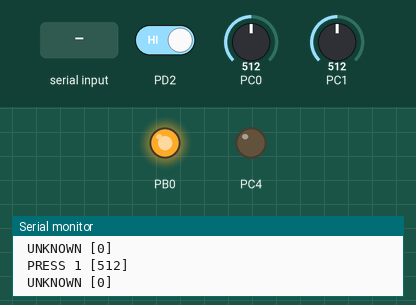
Simulated run of this program. Board: ATmega328P, built with avr-gcc and emulated at 8 MHz. On the bench: output pins drawn as LEDs (lit = HIGH), the last lines printed to the serial monitor. The inputs (shaded band) are chosen by the test bench; at power-on: PD2 HIGH, PC0 = 512, PC1 = 512. Sleep ends after the set time or at an interrupt.

Above: at 1.2 s.
1.3 s: PD2 driven LOW
At 2.3 s:
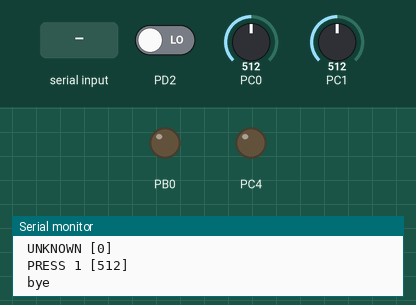
2.8 s: "test\n" received over Serial
At 3.7 s:
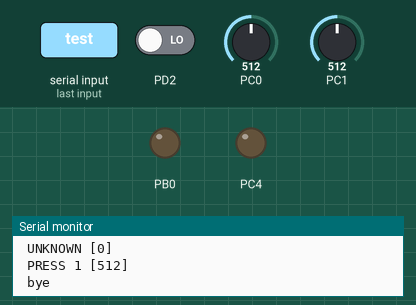
4.3 s: byte 13 (13) received over Serial
At 5.2 s:
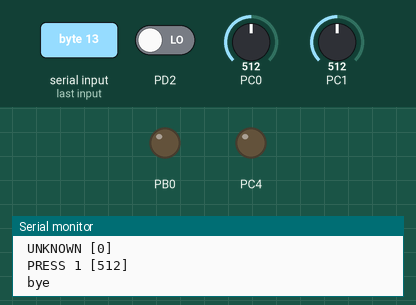
5.8 s: byte 127 (127) received over Serial
At 6.5 s:
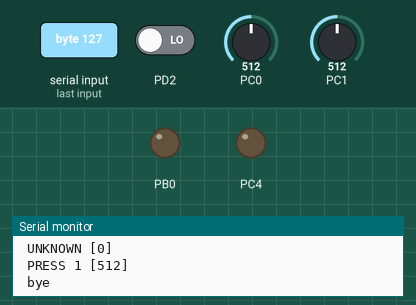
7.3 s: "timer\n" received over Serial
At 8.4 s:
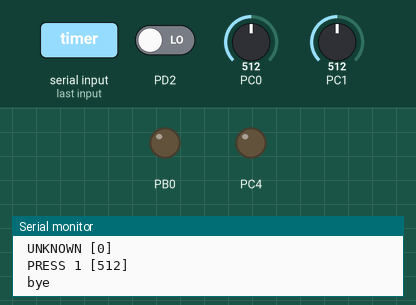
8.8 s: PD2 driven HIGH
At 10.1 s:
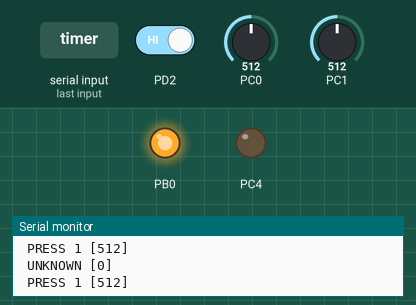
Timing chart, 0 to 11.3 s (numbered marks = the images above; inputs shaded):
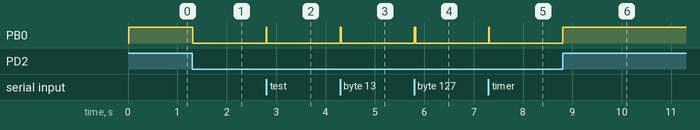

The program:

main.cpp
```cpp
/********************************************************************************
Includes
********************************************************************************/

#include <avr/io.h>
#include <avr/interrupt.h>
#include <avr/sleep.h>
#include <stdio.h>
#include <stdlib.h>
#include <string.h>
#include <util/delay.h>

#include "../atmega328/mtimer.h"

#ifdef	__cplusplus
extern "C" {
#endif
#include "../atmega328/usart.h"

#ifdef	__cplusplus
}
#endif

/********************************************************************************
	Macros and Defines
********************************************************************************/
#define BUTTON_SET_0_PRESSED_FLAG  0
#define BUTTON_SET_1_PRESSED_FLAG  1
#define MP3_ENABLED_FLAG           2
#define BUTTON_PRESSED_MAX_COUNT  10

#define SWITCH_ON_MP3 _on(PB0, PORTB)
#define SWITCH_OFF_MP3 _off(PB0, PORTB)

/********************************************************************************
	Function Prototypes
********************************************************************************/
uint16_t adc_read(uint8_t adcx);
void handle_button_set_0();
void handle_button_set_1();

/********************************************************************************
	Global Variables
********************************************************************************/
volatile uint8_t gen_flag_register = 0;

volatile uint8_t button_set_0_count = 0;
volatile uint32_t button_set_0_value = 0;

volatile uint8_t button_set_1_count = 0;
volatile uint32_t button_set_1_value = 0;

/********************************************************************************
	Interrupt Service
********************************************************************************/
ISR(USART_RX_vect)
{
	handle_usart_interrupt();
}

ISR(TIMER1_OVF_vect)
{
	incrementOvf();
}

ISR(INT0_vect)
{
	//printf("\n%i", index++);
}

/********************************************************************************
	Main
********************************************************************************/
int main(void) {

    // initialize code
	usart_init();

    // enable interrupts
    sei();

    // Init timer1
    initTimer();

    // Init GPIO
    _in(DDC0, DDRC); // Analog input 0
    _in(DDC1, DDRC); // Analog input 1
    _in(DDD2, DDRD); // INT0 input
    _out(DDB0, DDRB); // OUT Control 12V MP3

    _in(DDC2, DDRC); // Input
    _in(DDC3, DDRC); // Input
    _in(DDC4, DDRC); // Input
    _in(DDC5, DDRC); // Input

    PORTC = 0;

    SWITCH_OFF_MP3;

    // GPIO Interrupt
    EICRA = (0<<ISC11)|(0<<ISC10)|(1<<ISC01)|(1<<ISC00);
    EIMSK = (0<<INT1)|(1<<INT0);

    // Configure Sleep Mode
    SMCR = (0<<SM2)|(1<<SM1)|(0<<SM0)|(0<<SE);

    // Enable the ADC
    ADCSRA |= _BV(ADEN);

	// Output initialization log
    printf("Start ATMEGA328.");
    printf(CONSOLE_PREFIX);

	// main loop
    while (1) {
    	// main usart loop
    	usart_check_loop();

    	handle_button_set_0();

    	handle_button_set_1();

    	if ((GET_REG1_FLAG(PIND, PD2)) == 0) {
    		SWITCH_OFF_MP3;

    		debug_print("\n bye");
    		sleep_enable();
    		sleep_cpu();
    		sleep_disable();
    		debug_print("\n Hi!");

    		if (GET_REG1_FLAG(gen_flag_register, MP3_ENABLED_FLAG)) {
    			SWITCH_ON_MP3;
    		}
    	}

    }
}

/********************************************************************************
	Functions
********************************************************************************/
void handle_usart_cmd(char *cmd, char *args) {

	if (strcmp(cmd, "test") == 0) {
		printf("\n TEST [%s]", args);
	}

	else if (strcmp(cmd, "timer") == 0) {
		//uint16_t value = atoi(args);
	}

	else if (strcmp(cmd, "adc") == 0) {
		printf("\n ADS [%u]", adc_read(MUX0));
	}

	else if (strcmp(cmd, "sleep") == 0) {
		printf("\n bye");
		sleep_enable();
		sleep_cpu();
		sleep_disable();
		printf("\n Hi!");
	}

	else if (strcmp(cmd, "pb0_on") == 0) {
		SWITCH_ON_MP3;
		SET_REG1_FLAG(gen_flag_register, MP3_ENABLED_FLAG);
	}

	else if (strcmp(cmd, "pb0_off") == 0) {
		SWITCH_OFF_MP3;
		CLR_REG1_FLAG(gen_flag_register, MP3_ENABLED_FLAG);
	}

	else if (strcmp(cmd, "pb0") == 0) {
		if (GET_REG1_FLAG(PORTB, PB0)) {
    		SWITCH_OFF_MP3;
    		CLR_REG1_FLAG(gen_flag_register, MP3_ENABLED_FLAG);
		} else {
    		SWITCH_ON_MP3;
    		SET_REG1_FLAG(gen_flag_register, MP3_ENABLED_FLAG);
		}
	}

	else {
		printf("\n unknown [%s][%s]", cmd, args);
	}
}

void handle_button_set_0() {
	uint16_t mux0Value = adc_read(MUX0);

	if (mux0Value > 220) {
		if (GET_REG1_FLAG(gen_flag_register, BUTTON_SET_0_PRESSED_FLAG)) {
	    	if ( (button_set_0_value > 501) & (button_set_0_value < 800) ) { // 604 MIX

	    		if (GET_REG1_FLAG(PORTB, PB0)) {
		    		SWITCH_OFF_MP3;
		    		CLR_REG1_FLAG(gen_flag_register, MP3_ENABLED_FLAG);
	    		} else {
		    		SWITCH_ON_MP3;
		    		SET_REG1_FLAG(gen_flag_register, MP3_ENABLED_FLAG);
	    		}

	    		debug_print("\n PRESS 1 [%lu]", button_set_0_value);
	    		button_set_0_value = 0;
	    	}

	    	else if ( (button_set_0_value > 401) & (button_set_0_value < 500) ) { // Channel 1 {448}
	    		debug_print("\n PRESS 2 [%lu]", button_set_0_value);
	    	}

	    	else if ( (button_set_0_value > 281) & (button_set_0_value < 400) ) { // Channel 2 {305, 312}
	    		debug_print("\n PRESS 3 [%lu]", button_set_0_value);
	    	}

	    	else if ( (button_set_0_value > 220) & (button_set_0_value < 280) ) { // Channel 3 {227, 231}
	    		debug_print("\n PRESS 4 [%lu]", button_set_0_value);
	    	}

	    	else {
	    		debug_print("\n UNKNOWN [%lu]", button_set_0_value);
	    	}
		} else {
			if (button_set_0_count >= BUTTON_PRESSED_MAX_COUNT) {
				SET_REG1_FLAG(gen_flag_register, BUTTON_SET_0_PRESSED_FLAG);
				button_set_0_value = mux0Value;
				button_set_0_count = 0;
			} else {
				button_set_0_count++;
			}
		}
	} else if(GET_REG1_FLAG(gen_flag_register, BUTTON_SET_0_PRESSED_FLAG)) {
		CLR_REG1_FLAG(gen_flag_register, BUTTON_SET_0_PRESSED_FLAG);
		debug_print("\n -> END <-");
		button_set_0_value = 0;
	}
}

void handle_button_set_1() {
	uint16_t mux1Value = adc_read(MUX1);

	if (mux1Value > 100) {
		if (GET_REG1_FLAG(gen_flag_register, BUTTON_SET_1_PRESSED_FLAG)) {
			if ( (button_set_1_value > 401) & (button_set_1_value < 600) ) { // 551 CD |547
				_out(DDC4, DDRC);
				debug_print("\n PRESS 1 [%lu]", button_set_1_value);
			}

			else if ( (button_set_1_value > 301) & (button_set_1_value < 400) ) { // 352 PREV
				_out(DDC5, DDRC);
				debug_print("\n PRESS 2 [%lu]", button_set_1_value);
			}

			else if ( (button_set_1_value > 201) & (button_set_1_value < 300) ) { // 271 NEXT
				_out(DDC3, DDRC);
				debug_print("\n PRESS 3 [%lu]", button_set_1_value);
			}

			/*

			else if ( (button_set_1_value > 220) & (button_set_1_value < 250) ) { // 240 MENU
				debug_print("\n PRESS 4 [%lu]", button_set_1_value);
			}

			else if ( (button_set_1_value > 201) & (button_set_1_value < 230) ) { // 224 AS
				debug_print("\n PRESS 7 [%lu]", button_set_1_value);
			}

			else if (_between(button_set_1_value, 206)) { // 206 AM
				debug_print("\n PRESS 6 [%lu]", button_set_1_value);
			}

			*/

			else if ( (button_set_1_value > 160 ) & (button_set_1_value < 200) ) { // 184 FM
				_out(DDC2, DDRC);
				debug_print("\n PRESS 5 [%lu]", button_set_1_value);
			}

			else {
				debug_print("\n UNKNOWN [%lu]", button_set_1_value);
			}
		} else {
			if (button_set_1_count >= BUTTON_PRESSED_MAX_COUNT) {
				SET_REG1_FLAG(gen_flag_register, BUTTON_SET_1_PRESSED_FLAG);
				button_set_1_value = mux1Value;
				button_set_1_count = 0;
			} else {
				button_set_1_count++;
			}
		}
	} else if (GET_REG1_FLAG(gen_flag_register, BUTTON_SET_1_PRESSED_FLAG)) {
		CLR_REG1_FLAG(gen_flag_register, BUTTON_SET_1_PRESSED_FLAG);
		_in(DDC5, DDRC);
		_in(DDC4, DDRC);
		_in(DDC3, DDRC);
		_in(DDC2, DDRC);
		button_set_1_value = 0;

		debug_print("\n -> END <-");
	}
}

uint16_t adc_read(uint8_t adcx) {
	/* adcx is the analog pin we want to use.  ADMUX's first few bits are
	 * the binary representations of the numbers of the pins so we can
	 * just 'OR' the pin's number with ADMUX to select that pin.
	 * We first zero the four bits by setting ADMUX equal to its higher
	 * four bits. */
	ADMUX = adcx;
	ADMUX |= (0<<REFS1)|(1<<REFS0)|(0<<ADLAR);

	_delay_us(300);

	/* This starts the conversion. */
	ADCSRA |= _BV(ADSC);

	/* This is an idle loop that just wait around until the conversion
	 * is finished.  It constantly checks ADCSRA's ADSC bit, which we just
	 * set above, to see if it is still set.  This bit is automatically
	 * reset (zeroed) when the conversion is ready so if we do this in
	 * a loop the loop will just go until the conversion is ready. */
	while ( (ADCSRA & _BV(ADSC)) );

	/* Finally, we return the converted value to the calling function. */
	return ADC;
}
```

mtimer.cpp
```cpp
/********************************************************************************
Includes
********************************************************************************/

#include "mtimer.h"

volatile uint32_t timer1_ovf_count = 0;

/**
 * Initialize timer.
 */
void initTimer() {
    TCCR1B = (1<<CS12)|(0<<CS11)|(1<<CS10);
	_on(TOIE1, TIMSK1);
}

void incrementOvf() {
	timer1_ovf_count++;
}

/**
 * Returns elapsed time in milliseconds starting with given startTime (in cpu cicles).
 * Figure valid for clkI/O/1024 (From prescaler) and clk = 8 Mhz
 */
uint32_t getElapsedMilliseconds(uint64_t startTime) {
	uint64_t endTime = getCurrentTimeCicles();
	uint64_t diff = (endTime - startTime);

	return (uint32_t) ((diff * 10000) / 78125);
}

/**
 * Returns cpu cicles needed to reach given period of seconds.
 */
uint64_t convertSecondsToCicles(uint16_t value) {
	return (value == 0) ? 0: getCurrentTimeCicles() + ((value * 78125) / 10);
}

/**
 * Returns current cpu cicles counted so far by Timer 1 (48 bits - 7812.5 per second, max value ~1142 years, should be enough).
 * Figure valid for clkI/O/1024 (From prescaler) and clk = 8 Mhz
 */
uint64_t getCurrentTimeCicles() {
	uint32_t highValue = timer1_ovf_count;
	uint16_t lowValue = TCNT1;

	if (lowValue < 4) {
		highValue = timer1_ovf_count;
	}

	return _to_uint64(highValue, lowValue);
}
```

mtimer.h
```cpp
/********************************************************************************
Includes
********************************************************************************/
#include <avr/io.h>
#include <stdio.h>
#include "../common/util.h"

/********************************************************************************
	Macros and Defines
********************************************************************************/

/********************************************************************************
Function Prototypes
********************************************************************************/
void initTimer();
void incrementOvf();
uint64_t convertSecondsToCicles(uint16_t value);
uint64_t getCurrentTimeCicles();
uint32_t getElapsedMilliseconds(uint64_t startTime);
```

usart.c
```cpp
/********************************************************************************
Includes
********************************************************************************/
#include "usart.h"
#include <string.h>

/********************************************************************************
Internal Function Prototypes
********************************************************************************/
void parse_usart_cmd();

/********************************************************************************
Global Variables
********************************************************************************/
static FILE mystdout = FDEV_SETUP_STREAM(usart_putchar_printf, NULL, _FDEV_SETUP_WRITE);

volatile uint8_t usart_reg1_flags = 0;
volatile uint8_t usart_cmd_buffer[255];
volatile uint8_t usart_cmd_buffer_count = 0;

void usart_init() {
    // Set baud rate
    UBRR0H = (uint8_t)((MYUBRR)>>8);
    UBRR0L = (uint8_t)(MYUBRR);

    // Enable receiver and transmitter and Interrupt on receive complete
    UCSR0B = (1<<RXEN0)|(1<<TXEN0)|(1<<RXCIE0);

    // Set frame format: 8data, 2stop bit, Odd Parity
    UCSR0C = (1<<UPM01)|(1<<UPM00)|(1<<USBS0)|(1<<UCSZ01)|(1<<UCSZ00);

    // setup our stdio stream
    stdout = &mystdout;
}

void usart_putchar(char data) {
    // Wait for empty transmit buffer
    while ( !(UCSR0A & (_BV(UDRE0))) );

    // Start transmission
    UDR0 = data;
}

char usart_getchar(void) {
    // Wait for incoming data
    while ( !(UCSR0A & (_BV(RXC0))) );

    // Return the data
    return UDR0;
}

unsigned char usart_kbhit(void) {
    //return nonzero if char waiting polled version
    unsigned char b;
    b=0;
    if(UCSR0A & (1<<RXC0)) b=1;
    return b;
}

void usart_pstr(char *s) {
    // loop through entire string
    while (*s) {
        usart_putchar(*s);
        s++;
    }
}

// this function is called by printf as a stream handler
int usart_putchar_printf(char var, FILE *stream) {
    // translate \n to \r for br@y++ terminal
    if (var == '\n') usart_putchar('\r');
    usart_putchar(var);
    return 0;
}

void handle_usart_interrupt() {
	uint8_t usart_data = UDR0;

	switch (usart_data) {
		case 13:
			SET_REG1_FLAG(usart_reg1_flags, UART_CMD_RECEIVED);
			break;

		case 127:
			SET_REG1_FLAG(usart_reg1_flags, UNSUPPORTED_CMD_RECEIVED);
			break;

		default:
			usart_putchar(usart_data);
			usart_cmd_buffer[usart_cmd_buffer_count++] = usart_data;
	}
}

void usart_check_loop() {

	/**
	 * --------> USART Unsupported command received.
	 */
	if (GET_REG1_FLAG(usart_reg1_flags, UNSUPPORTED_CMD_RECEIVED)) {
		printf("<BACKSPACE NOT SUPPORTED>");
		printf(CONSOLE_PREFIX);
		usart_cmd_buffer_count = 0;
		CLR_REG1_FLAG(usart_reg1_flags, UNSUPPORTED_CMD_RECEIVED);
	}

	/**
	 * --------> USART Command received.
	 */
	if (GET_REG1_FLAG(usart_reg1_flags, UART_CMD_RECEIVED)) {
		parse_usart_cmd();
		printf(CONSOLE_PREFIX);
		usart_cmd_buffer_count = 0;
		CLR_REG1_FLAG(usart_reg1_flags, UART_CMD_RECEIVED);
	}
}

/**
 * Processes the Command received via USART interface.
 */
void parse_usart_cmd() {
	if (usart_cmd_buffer_count > 0) {
		uint8_t sub_usart_cmd_buffer[usart_cmd_buffer_count + 1];
		memcpy(sub_usart_cmd_buffer, (uint8_t*) usart_cmd_buffer, usart_cmd_buffer_count);
		sub_usart_cmd_buffer[usart_cmd_buffer_count] = 0;

		char* pch;
		pch = strtok((char *) sub_usart_cmd_buffer, " ");

		char* cmd = NULL;
		char* cmd_args = NULL;

		if (pch != NULL) {
			cmd = pch;
		}

		pch = strtok(NULL, " ");
		if (pch != NULL) {
			cmd_args = pch;
		}

		handle_usart_cmd(cmd, cmd_args);
	}
}
```

usart.h
```cpp
#ifndef USART_H_
#define USART_H_

/********************************************************************************
Includes
********************************************************************************/
#include <avr/io.h>
#include <stdio.h>
#include <stdbool.h>
#include "../common/util.h"

/********************************************************************************
Macros and Defines
********************************************************************************/
#define BAUD 38400
#define MYUBRR F_CPU/16/BAUD-1

#define CONSOLE_PREFIX "\natmega328>"

#define UART_CMD_RECEIVED  0
#define UNSUPPORTED_CMD_RECEIVED  1

/********************************************************************************
Function Prototypes
********************************************************************************/
void usart_init();
char usart_getchar( void );
void usart_putchar( char data );
void usart_pstr (char *s);
unsigned char usart_kbhit(void);
int usart_putchar_printf(char var, FILE *stream);

void handle_usart_interrupt();
void usart_check_loop();
void handle_usart_cmd(char *cmd, char *arg);

#endif /* USART_H_ */
```

util.h
```cpp
/********************************************************************************
	Macros and Defines
********************************************************************************/
#define _NOP() do { __asm__ __volatile__ ("nop"); } while (0)

#define _in(bit,port)	port &= ~(1 << bit)
#define _out(bit,port)	port |= (1 << bit)
#define _on(bit,port)	port |= (1 << bit)
#define _off(bit,port)	port &= ~(1 << bit)

#define _to_uint64(x,y) ((uint64_t) x << 16) | y

#define GET_REG1_FLAG(reg, bit) (1 << bit) & reg
#define SET_REG1_FLAG(reg, bit) reg |= (1 << bit)
#define CLR_REG1_FLAG(reg, bit) reg &= ~(1 << bit)

#define _to_uint64(x,y) ((uint64_t) x << 16) | y

#define _between(actual,expected) (actual > (expected - 8)) & (actual < (expected + 8))

#define CONSOLE_DEBUG 1

#if CONSOLE_DEBUG == 1
#define debug_print(...) \
			printf(__VA_ARGS__)
#else
#define debug_print(...) \
			do {} while (0)
#endif
```

Measured:
- after the input at 1.3 s, PB0: HIGH → LOW at once
- after the input at 2.8 s, PB0: LOW → HIGH at once, → LOW 0.01 s later
- after the input at 4.3 s, PB0: LOW → HIGH at once, → LOW 0.02 s later
- after the input at 5.8 s, PB0: LOW → HIGH at once, → LOW 0.02 s later
- after the input at 7.3 s, PB0: LOW → HIGH at once, → LOW 0.01 s later
- after the input at 8.8 s, PB0: LOW → HIGH at once
